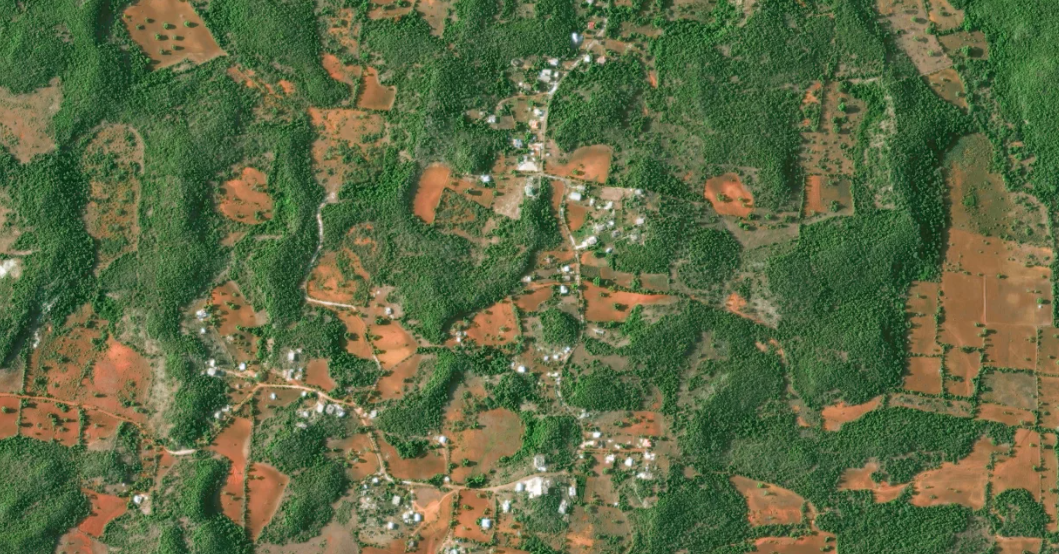
#> input picture Backend/before.png, 1059 x 554 px, found by its file name
$ python flood_analysis.py
#> lines starting #> are read from the running program, lines starting #| are printed output that depends on the picture; after the words box and inside, x2 and y2 are one past the last pixel; in counts of white or black regions, pixels touching at a corner belong together
"""
flood_analysis.py - Pixel-level flood change detection
"""
import os
import cv2
import numpy as np
import pandas as pd
from typing import Dict, Any

# [55 lines left out: function run_flood_pixel_analysis, not called in this run]

# Legacy script code below (for backward compatibility)
# -------------------------------------------------------

# Listing files in /data to see available images and masks
import os, textwrap, json, pathlib, sys
base = "/data"
files = []
for root, dirs, filenames in os.walk(base):
    for f in filenames:
        files.append(os.path.join(root, f))
output = {"count": len(files), "files": files[:200]}
print(json.dumps(output, indent=2))
# STDOUT/STDERR
# {
#  "count": 2,
#  "files": [
#  "/data/Screenshot 2025-10-30 at 10.15.02 PM.png",
#  "/data/Screenshot 2025-10-30 at 10.15.12 PM.png"
#  ]
# }
# Run an analysis pipeline on the two provided RGB images.
# - Align images (ECC)
# - Histogram match
# - Compute ExG and G-R proxies
# - Compute difference maps and simple change masks
# - Save visual outputs and a CSV summary of candidate affected areas (pixel counts)
# - Create a Jupyter notebook (.ipynb) that includes the SAM inference snippet (non-runnable here)
# and the steps we executed, for reproducibility.
import os, json, nbformat, math
from nbformat.v4 import new_notebook, new_markdown_cell, new_code_cell
import numpy as np, cv2
from skimage import exposure
import matplotlib.pyplot as plt
plt.ioff()
# file paths
before_fp = "D:/Flood Damage Identification and Quantification Mobile Application/Backend/data/before.png"

after_fp = "D:/Flood Damage Identification and Quantification Mobile Application/Backend/data/after.png"

out_dir = "D:/Flood Damage Identification and Quantification Mobile Application/Backend/data/flood_pipeline_outputs"


os.makedirs(out_dir, exist_ok=True)
def read_rgb(path):
    img = cv2.imread(path, cv2.IMREAD_COLOR)
#> img is the input picture: shape (554, 1059, 3); mean B, G, R 67, 105.8, 93.2
    img = cv2.cvtColor(img, cv2.COLOR_BGR2RGB)
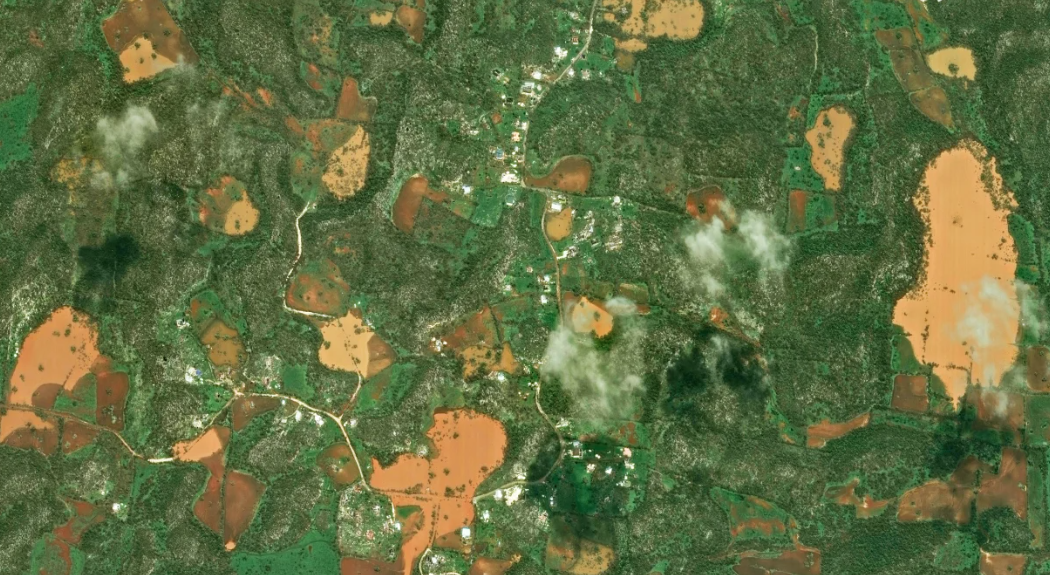
#> input picture Backend/after.png, 1050 x 575 px, found by its file name
#> in read_rgb, img is the input picture: shape (575, 1050, 3); mean B, G, R 65.5, 110.5, 97.4
    return img
def histogram_match(src, ref):
    matched = np.zeros_like(src, dtype=np.uint8)
    for ch in range(3):
        matched[..., ch] = exposure.match_histograms(src[..., ch], ref[..., ch])
    return matched
def align_images_ecc(ref_img, moving_img, warp_mode=cv2.MOTION_AFFINE, num_iter=2000, eps=1e-6):
#> called with warp_mode = 2, num_iter = 3000, eps = 1e-06
    ref_gray = cv2.cvtColor(ref_img, cv2.COLOR_RGB2GRAY)
    mov_gray = cv2.cvtColor(moving_img, cv2.COLOR_RGB2GRAY)
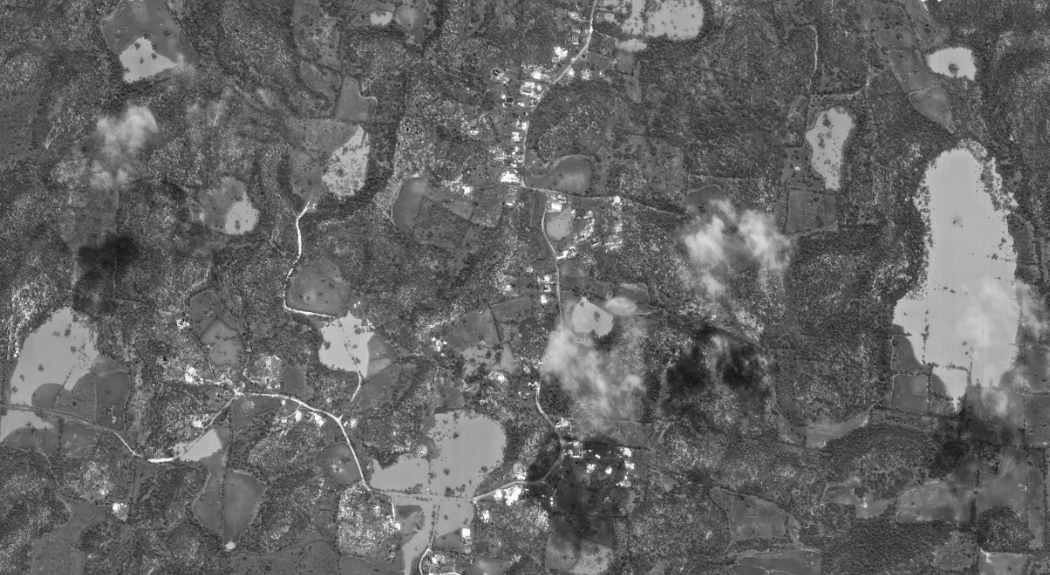
#> mov_gray: shape (575, 1050); min 19, max 255, mean 101.4
    if warp_mode == cv2.MOTION_HOMOGRAPHY:
        warp_matrix = np.eye(3,3, dtype=np.float32)
    else:
        warp_matrix = np.eye(2,3, dtype=np.float32)
    criteria = (cv2.TERM_CRITERIA_EPS | cv2.TERM_CRITERIA_COUNT, num_iter, eps)
    try:
        cc, warp_matrix = cv2.findTransformECC(ref_gray, mov_gray, warp_matrix, warp_mode, criteria, None, 1)
#> cc = 0.348; warp_matrix = [[1.01, -0.000668, -24.31], [0.0105, 0.996, 6.57]]
    except cv2.error as e:
        print("ECC failed:", e)
        return moving_img, None
    if warp_mode == cv2.MOTION_HOMOGRAPHY:
        aligned = cv2.warpPerspective(moving_img, warp_matrix, (ref_img.shape[1], ref_img.shape[0]), flags=cv2.INTER_LINEAR + cv2.WARP_INVERSE_MAP)
    else:
        aligned = cv2.warpAffine(moving_img, warp_matrix, (ref_img.shape[1], ref_img.shape[0]), flags=cv2.INTER_LINEAR + cv2.WARP_INVERSE_MAP)
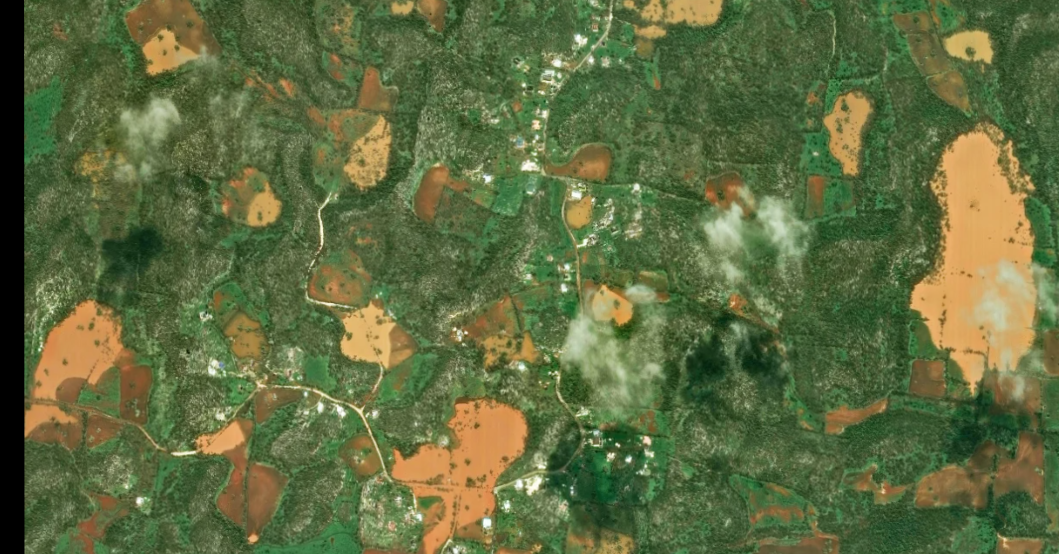
#> aligned: shape (554, 1059, 3); mean R, G, B 95.7, 108.2, 64.2
    return aligned, warp_matrix
# read
img_before = read_rgb(before_fp)
img_after = read_rgb(after_fp)
# align after to before
aligned_after, warp = align_images_ecc(img_before, img_after, warp_mode=cv2.MOTION_AFFINE, num_iter=3000)
#> warp = [[1.01, -0.000668, -24.31], [0.0105, 0.996, 6.57]]
aligned_after = histogram_match(aligned_after, img_before)
# compute proxies
def compute_exg(img):
    R = img[...,0].astype(np.float32)
    G = img[...,1].astype(np.float32)
    B = img[...,2].astype(np.float32)
    exg = 2*G - R - B
    return exg
def compute_g_minus_r(img):
    return img[...,1].astype(np.float32) - img[...,0].astype(np.float32)
def brightness(img):
    return img.mean(axis=2).astype(np.float32)
exg_before = compute_exg(img_before)
exg_after = compute_exg(aligned_after)
gmr_before = compute_g_minus_r(img_before)
gmr_after = compute_g_minus_r(aligned_after)
bright_before = brightness(img_before)
bright_after = brightness(aligned_after)
# difference maps
exg_diff = exg_before - exg_after # positive -> vegetation loss
gmr_diff = gmr_after - gmr_before # positive -> greener (or water if dark)
bright_diff = bright_after - bright_before
# simple masks with suggested thresholds (tweakable)
EXG_LOSS_T = 20.0 # ExG drop > threshold -> veg loss candidate
GMR_WATER_T = 10.0 # G-R increase > threshold
BRIGHT_DARK = 100.0 # brightness less than this suggests water
veg_loss_mask = (exg_diff > EXG_LOSS_T)
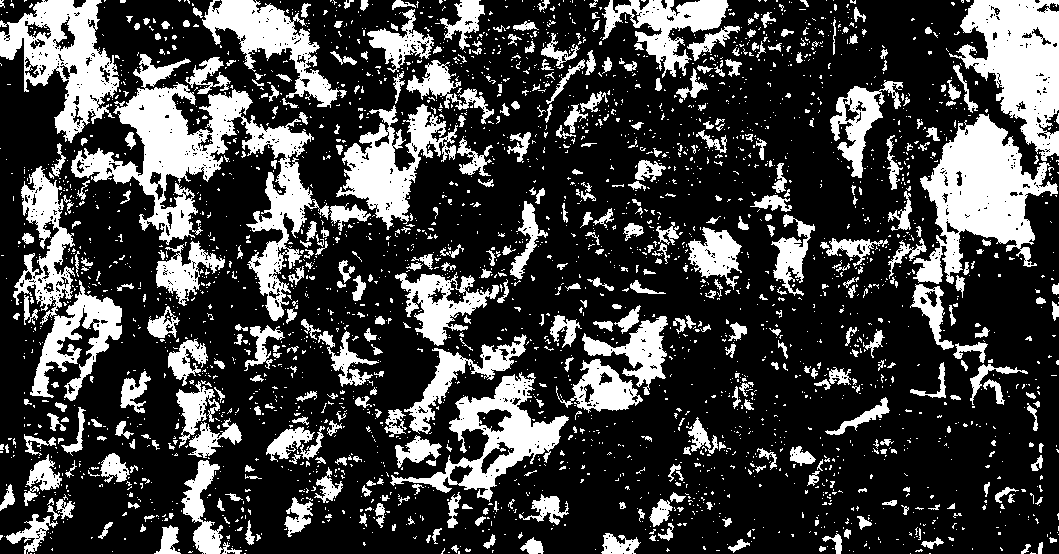
#> veg_loss_mask: shape (554, 1059) bool; 26.1% white; 2993 white regions (2534 under 20 px), largest, box (x1, y1, x2, y2) and area: (71, 54, 371, 321) 16951, (913, 114, 1058, 284) 11230, (949, 0, 1059, 161) 9433
water_candidate_mask = ((gmr_after > GMR_WATER_T) & (bright_after < BRIGHT_DARK))
#> water_candidate_mask: shape (554, 1059) bool; 59.2% white; 3086 black regions (2766 under 20 px), largest, box (x1, y1, x2, y2) and area: (24, 52, 670, 554) 102379, (907, 116, 1059, 509) 34677, (676, 134, 815, 334) 10935
# Save images for visualization
def save_vis(img, path):
    import imageio
    imageio.imwrite(path, img.astype(np.uint8))
# create viz overlays
import matplotlib.pyplot as plt
def overlay_mask_on_rgb(rgb, mask, color=(255,0,0), alpha=0.4):
#> called with color = (255, 0, 0), alpha = 0.35
    overlay = rgb.copy().astype(np.float32)
    overlay[mask] = overlay[mask]*(1-alpha) + np.array(color)*(alpha)
    return np.clip(overlay,0,255).astype(np.uint8)
#> returned value: shape (554, 1059, 3)
overlay_veg_loss = overlay_mask_on_rgb(aligned_after, veg_loss_mask, color=(255,0,0), alpha=0.35)
overlay_water = overlay_mask_on_rgb(aligned_after, water_candidate_mask, color=(0,0,255), alpha=0.35)
#> call 2 of overlay_mask_on_rgb, with color = (0, 0, 255), alpha = 0.35
#> in overlay_mask_on_rgb (call 2), `overlay[mask] = overlay[mask]*(1-alpha) + np.array(color)*(alpha)`:
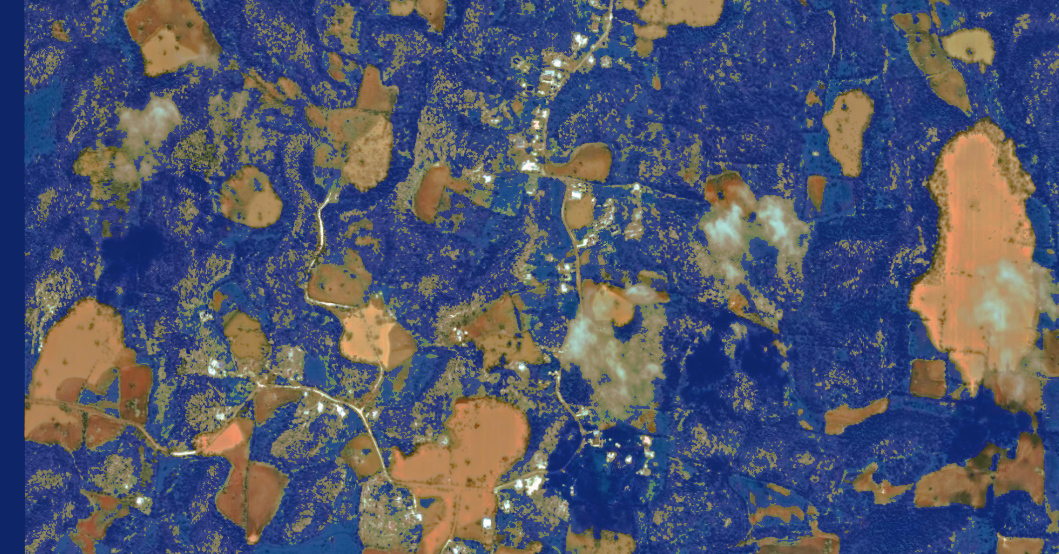
#> overlay: shape (554, 1059, 3) float32; mean R, G, B 80.5, 86.3, 108.3
#> in overlay_mask_on_rgb (call 2), `return np.clip(overlay,0,255).astype(np.uint8)`:
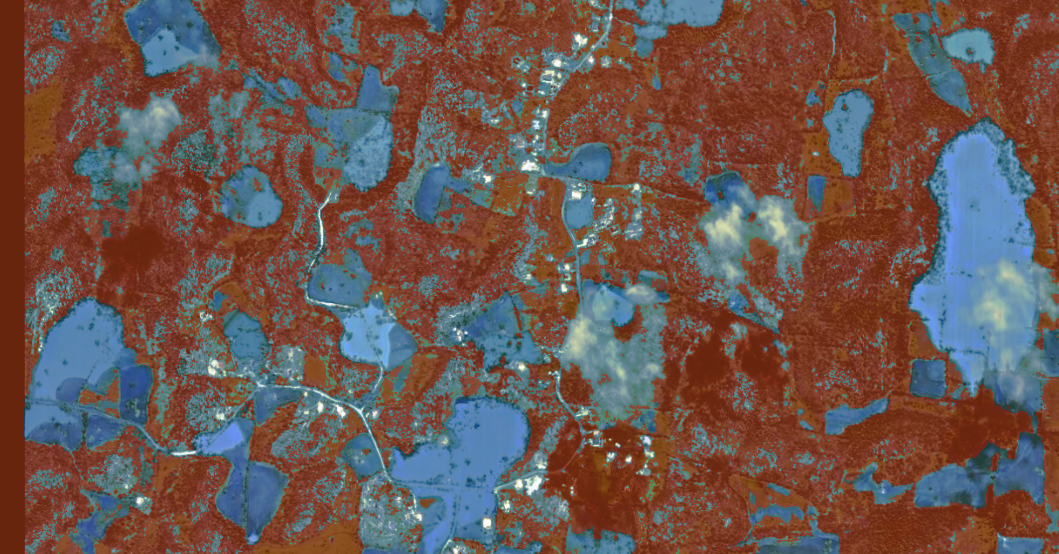
#> returned value: shape (554, 1059, 3); mean of channels 0, 1, 2 80.2, 86, 108; drawn as B, G, R
save_vis(img_before, os.path.join(out_dir, "before_rgb.png"))
save_vis(aligned_after, os.path.join(out_dir, "after_rgb_aligned_matched.png"))
save_vis((255*( (exg_before - exg_before.min())/(exg_before.max()-exg_before.min()+1e-9) )).astype(np.uint8), os.path.join(out_dir, "exg_before_norm.png"))
save_vis((255*( (exg_after - exg_after.min())/(exg_after.max()-exg_after.min()+1e-9) )).astype(np.uint8), os.path.join(out_dir, "exg_after_norm.png"))
save_vis((255*( (exg_diff - exg_diff.min())/(exg_diff.max()-exg_diff.min()+1e-9) )).astype(np.uint8), os.path.join(out_dir, "exg_diff_norm.png"))
save_vis(overlay_veg_loss, os.path.join(out_dir, "overlay_veg_loss.png"))
save_vis(overlay_water, os.path.join(out_dir, "overlay_water_candidate.png"))
# compute summary metrics (pixel counts and area assuming 1 pixel -> unknown area; report pixels)
summary = {
    "total_pixels": int(img_before.shape[0]*img_before.shape[1]),
    "veg_loss_pixels": int(np.sum(veg_loss_mask)),
    "water_candidate_pixels": int(np.sum(water_candidate_mask)),
    "veg_loss_pct": float(np.sum(veg_loss_mask))/float(img_before.shape[0]*img_before.shape[1])*100.0,
    "water_candidate_pct": float(np.sum(water_candidate_mask))/float(img_before.shape[0]*img_before.shape[1])*100.0
}
#> summary = {'total_pixels': 586686, 'veg_loss_pixels': 153237, 'water_candidate_pixels': 347126, 'veg_loss_pct': 26.12, 'water_candidate_pct': 59.17}
import pandas as pd
df = pd.DataFrame([summary])
#> df = table of 1 rows and 5 columns
csv_out = os.path.join(out_dir, "pixel_change_summary.csv")
df.to_csv(csv_out, index=False)
# create a simple PNG montage for quick view
fig, axes = plt.subplots(2,3, figsize=(12,8))
axes = axes.flatten()
axes[0].imshow(img_before); axes[0].set_title("Before RGB"); axes[0].axis("off")
axes[1].imshow(aligned_after); axes[1].set_title("After RGB (aligned & matched)"); axes[1].axis("off")
axes[2].imshow(overlay_veg_loss); axes[2].set_title("Veg loss candidates (red)"); axes[2].axis("off")
axes[3].imshow(overlay_water); axes[3].set_title("Water candidates (blue)"); axes[3].axis("off")
axes[4].imshow((exg_diff - exg_diff.min())/(exg_diff.max()-exg_diff.min()+1e-9)); axes[4].set_title("ExG diff (norm)"); axes[4].axis("off")
axes[5].axis("off")
montage_fp = os.path.join(out_dir, "montage.png")
plt.tight_layout(); plt.savefig(montage_fp, dpi=150); plt.close()
#> after `plt.tight_layout()`:
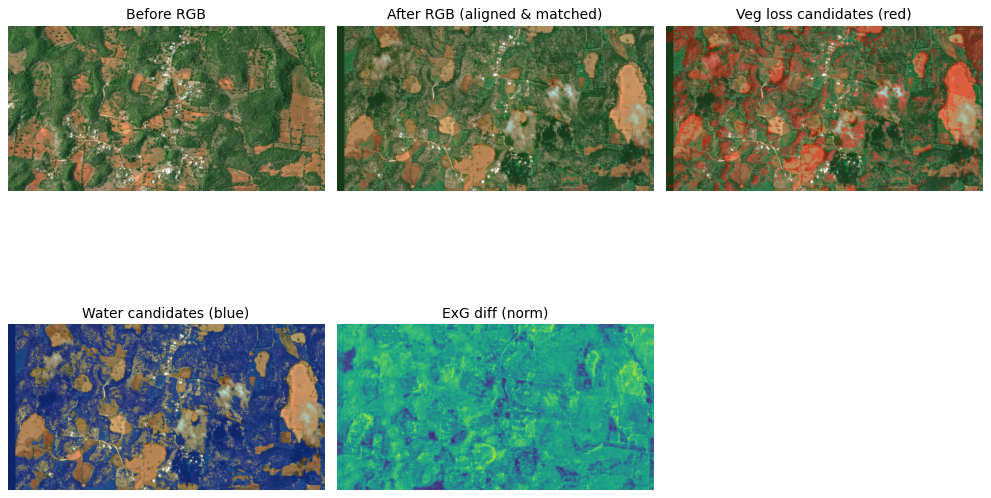
#> figure drawn by matplotlib, 5 panels
# Now create a Jupyter notebook that includes:
# - instructions and SAM inference snippet (explanation why not run here)
# - the code we executed (alignment + proxies + masks)
#> (the run stopped early here; a loop or call above may not have finished)
